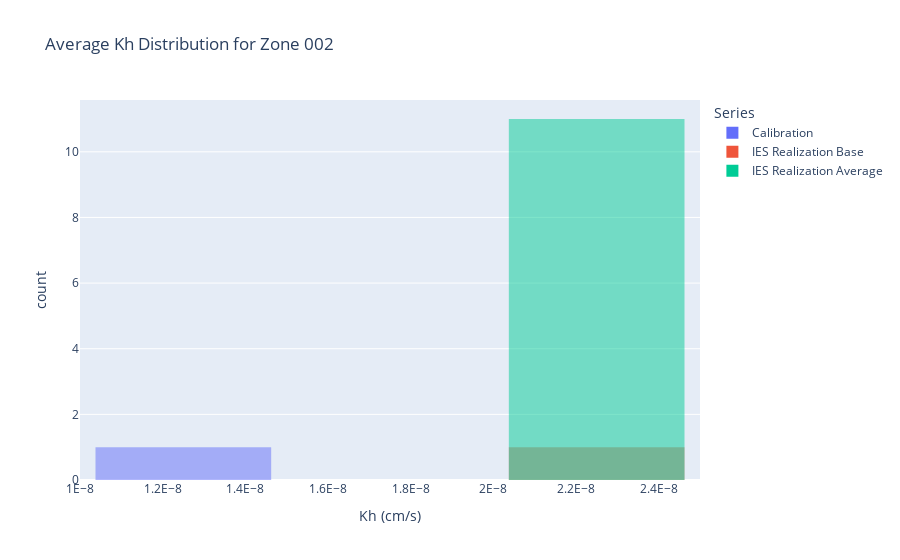

The notebook cell saved with this chart:
### Code cell
zone_select = 'Zone 002'
fig = px.histogram(hist_df, 
               x= hist_df[zone_select],
               color = 'Series',
               barmode = 'overlay',
               title = 'Average Kh Distribution for {0}'.format(zone_select))
fig.update_layout(xaxis = dict(showexponent = 'all', 
                           exponentformat = 'E',
                           title = 'Kh (cm/s)'),
              bargap = 0.15)
fig.show()

### Figure 1 — Plotly figure (JSON) as saved in the notebook; plotly's stock layout.template omitted (floating-point values rounded to 4 significant figures)
{"data": [{"alignmentgroup": "True", "bingroup": "x", "hovertemplate": "Series=Calibration<br>Zone 002=%{x}<br>count=%{y}<extra></extra>", "legendgroup": "Calibration", "marker": {"color": "#636efa", "opacity": 0.5, "pattern": {"shape": ""}}, "name": "Calibration", "offsetgroup": "Calibration", "orientation": "v", "showlegend": true, "type": "histogram", "x": [1.02e-08], "xaxis": "x", "yaxis": "y"}, {"alignmentgroup": "True", "bingroup": "x", "hovertemplate": "Series=IES Realization Base<br>Zone 002=%{x}<br>count=%{y}<extra></extra>", "legendgroup": "IES Realization Base", "marker": {"color": "#EF553B", "opacity": 0.5, "pattern": {"shape": ""}}, "name": "IES Realization Base", "offsetgroup": "IES Realization Base", "orientation": "v", "showlegend": true, "type": "histogram", "x": [2.149e-08], "xaxis": "x", "yaxis": "y"}, {"alignmentgroup": "True", "bingroup": "x", "hovertemplate": "Series=IES Realization Average<br>Zone 002=%{x}<br>count=%{y}<extra></extra>", "legendgroup": "IES Realization Average", "marker": {"color": "#00cc96", "opacity": 0.5, "pattern": {"shape": ""}}, "name": "IES Realization Average", "offsetgroup": "IES Realization Average", "orientation": "v", "showlegend": true, "type": "histogram", "x": [2.015e-08, 2.166e-08, 2.09e-08, 2.025e-08, 2.131e-08, 2.148e-08, 2.129e-08, 2.198e-08, 2.154e-08, 2.154e-08, 2.124e-08], "xaxis": "x", "yaxis": "y"}], "layout": {"autosize": true, "bargap": 0.15, "barmode": "overlay", "legend": {"title": {"text": "Series"}, "tracegroupgap": 0}, "title": {"text": "Average Kh Distribution for Zone 002"}, "xaxis": {"anchor": "y", "autorange": true, "domain": [0, 1], "exponentformat": "E", "range": [1e-08, 2.5e-08], "showexponent": "all", "title": {"text": "Kh (cm/s)"}, "type": "linear"}, "yaxis": {"anchor": "x", "autorange": true, "domain": [0, 1], "range": [0, 11.58], "title": {"text": "count"}}}}
